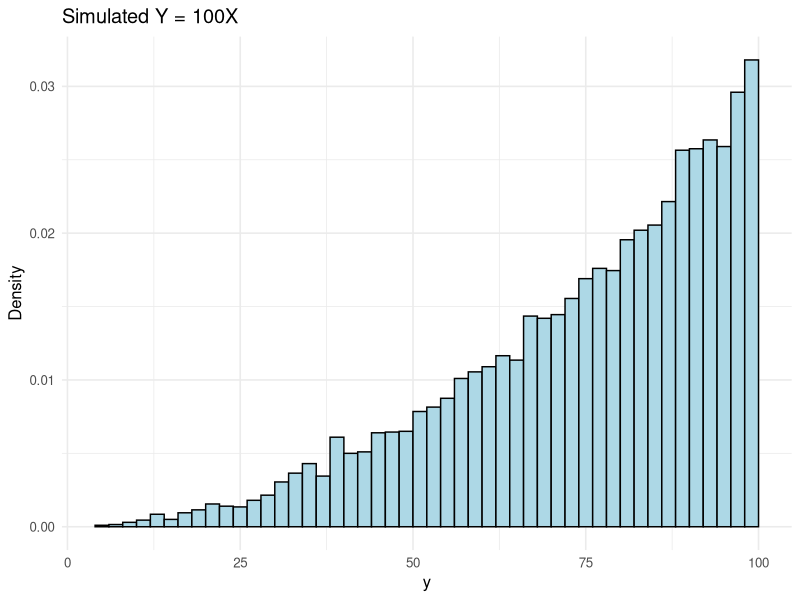
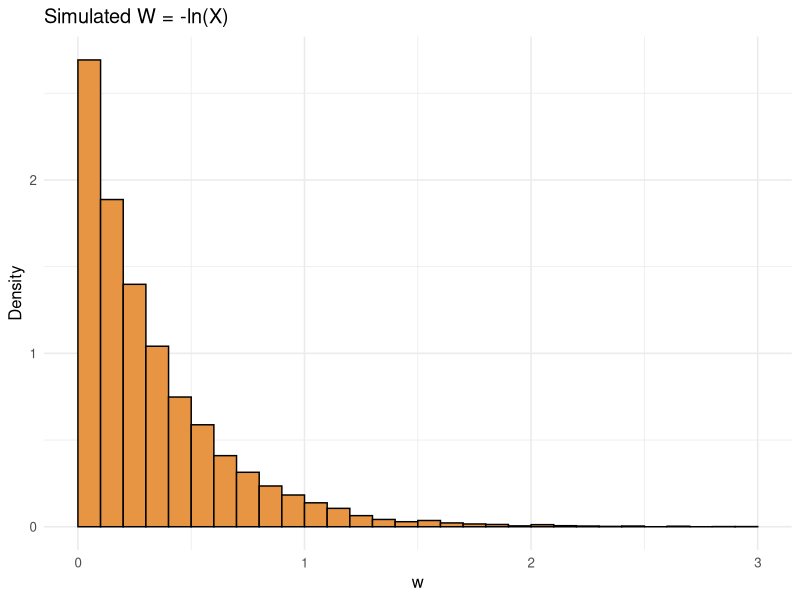
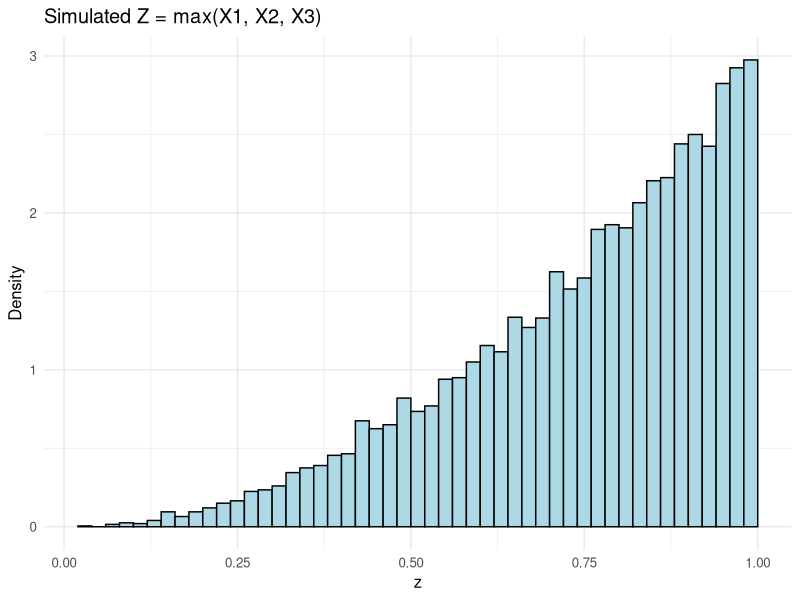
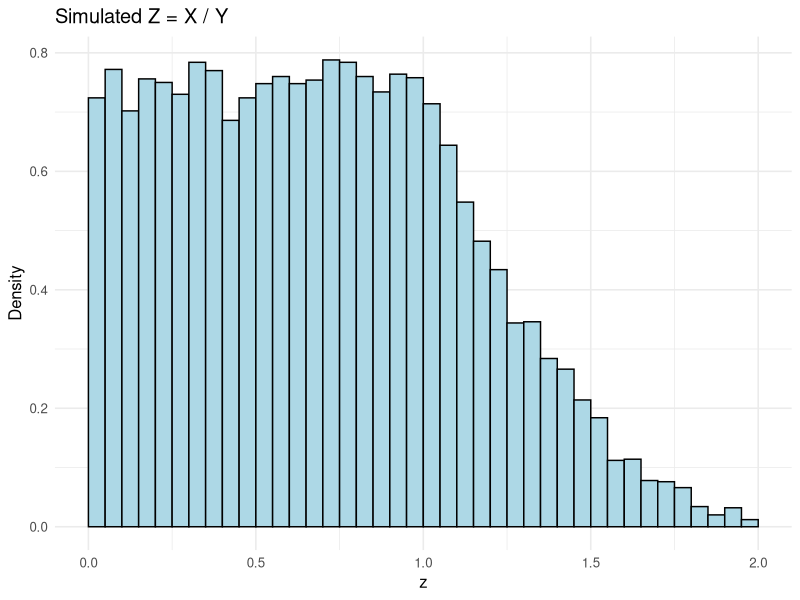

The R source for these figures, in order:
## ---- chunk 1
#| label: "setup"
#| include: false

knitr::opts_chunk$set(echo = FALSE, message = FALSE)
library(tidyverse)
## ---- chunk 2
#| label: "q1c-simulate"
#| fig-width: 7
#| fig-height: 3.5

set.seed(1616)
reps <- 10000
x_grid <- seq(0, 1, length.out = 10001)

dose_sims <- tibble(sim = 1:reps) |>
  mutate(x = sample(x_grid, size = n(), replace = TRUE,
                    prob = 3 * x_grid^2),
         y = 100 * x,
         w = -log(x))

prob_y <- mean(dose_sims$y <= 50)
## ---- chunk 3
#| label: "q1d-histograms"
#| fig-width: 7
#| fig-height: 3.5

ggplot(dose_sims, aes(x = y)) +
  geom_histogram(aes(y = after_stat(density)),
                 binwidth = 2, boundary = 0,
                 color = "black", fill = "lightblue") +
  labs(title = "Simulated Y = 100X", x = "y", y = "Density") +
  theme_minimal(base_size = 12)

ggplot(dose_sims, aes(x = w)) +
  geom_histogram(aes(y = after_stat(density)),
                 binwidth = 0.1, boundary = 0,
                 color = "black", fill = "#E89543") +
  labs(title = "Simulated W = -ln(X)", x = "w", y = "Density") +
  theme_minimal(base_size = 12)
## ---- chunk 4
#| label: "q2c-simulate"
#| fig-width: 7
#| fig-height: 3.5

set.seed(5656)
reps <- 10000

max_sims <- tibble(sim = 1:reps) |>
  mutate(x1 = runif(n(), min = 0, max = 1),
         x2 = runif(n(), min = 0, max = 1),
         x3 = runif(n(), min = 0, max = 1),
         z = pmax(x1, x2, x3))

ggplot(max_sims, aes(x = z)) +
  geom_histogram(aes(y = after_stat(density)),
                 binwidth = 0.02, boundary = 0,
                 color = "black", fill = "lightblue") +
  labs(title = "Simulated Z = max(X1, X2, X3)", x = "z", y = "Density") +
  theme_minimal(base_size = 12)
## ---- chunk 5
#| label: "q3j-simulate"

set.seed(6969)
reps <- 10000

smoking_cells <- tibble(
  education = rep(c("College", "High school", "Grade school"),
                  each = 4),
  policy = rep(c("No restrictions", "Designated areas",
                 "No smoking", "No opinion"), times = 3),
  count = c(5, 44, 23, 3,
            15, 100, 30, 5,
            15, 40, 10, 10)
)

smoking_sims <- smoking_cells |>
  slice_sample(n = reps, weight_by = count, replace = TRUE)

smoking_summary <- smoking_sims |>
  summarise(joint = mean(education == "College" & policy == "No restrictions"),
            product = mean(education == "College") * mean(policy == "No restrictions"))

smoking_cond <- smoking_sims |>
  filter(policy == "No smoking") |>
  summarise(prob = mean(education == "High school"))
## ---- chunk 6
#| label: "q4b-simulate"

set.seed(7878)
reps <- 10000

triangle_grid <- expand_grid(x = seq(0, 2, length.out = 1001),
                             y = seq(0, 2, length.out = 1001)) |>
  filter(x + y <= 2) |>
  mutate(height = 3/2 * x * y)

triangle_sims <- triangle_grid |>
  slice_sample(n = reps, weight_by = height, replace = TRUE)

triangle_summary <- triangle_sims |>
  summarise(avg_X = mean(x), avg_Y = mean(y))
## ---- chunk 7
#| label: "q5c-simulate"
#| fig-width: 7
#| fig-height: 3.5

set.seed(9898)
reps <- 10000

ratio_sims <- tibble(sim = 1:reps) |>
  mutate(x = runif(n(), min = 0, max = 1),
         y = runif(n(), min = 0.5, max = 1),
         z = x / y)

ggplot(ratio_sims, aes(x = z)) +
  geom_histogram(aes(y = after_stat(density)),
                 binwidth = 0.05, boundary = 0,
                 color = "black", fill = "lightblue") +
  labs(title = "Simulated Z = X / Y", x = "z", y = "Density") +
  theme_minimal(base_size = 12)
## ---- chunk 8
#| label: "q6d-simulate"

set.seed(2424)
reps <- 10000

maude_sims <- tibble(sim = 1:reps) |>
  mutate(X = rgeom(n(), prob = 0.01) + 1,
         Y = rgeom(n(), prob = 0.03) + 1)

prob_maude <- mean(maude_sims$X <= 30 & maude_sims$Y <= 10)
## ---- chunk 9
#| label: "q7d-simulate"

set.seed(3535)
reps <- 10000

min_sims <- tibble(sim = 1:reps) |>
  mutate(x = runif(n(), min = 0, max = 5),
         y = rexp(n(), rate = 2),
         z = pmin(x, y))

min_summary <- min_sims |>
  summarise(prob_x_less = mean(x < y),
            prob_z_big = mean(z > 0.5))
## ---- chunk 10
#| label: "q8f-simulate"

set.seed(4646)
reps <- 10000

quad_grid <- expand_grid(x = seq(0, 2, length.out = 1001),
                         y = seq(0, 12, length.out = 1001)) |>
  filter(y <= 12 - 3 * x) |>
  mutate(height = 1)

quad_sims <- quad_grid |>
  slice_sample(n = reps, weight_by = height, replace = TRUE)

quad_cond <- quad_sims |>
  filter(y >= 3, y <= 9) |>
  summarise(prob = mean(x <= 1))
